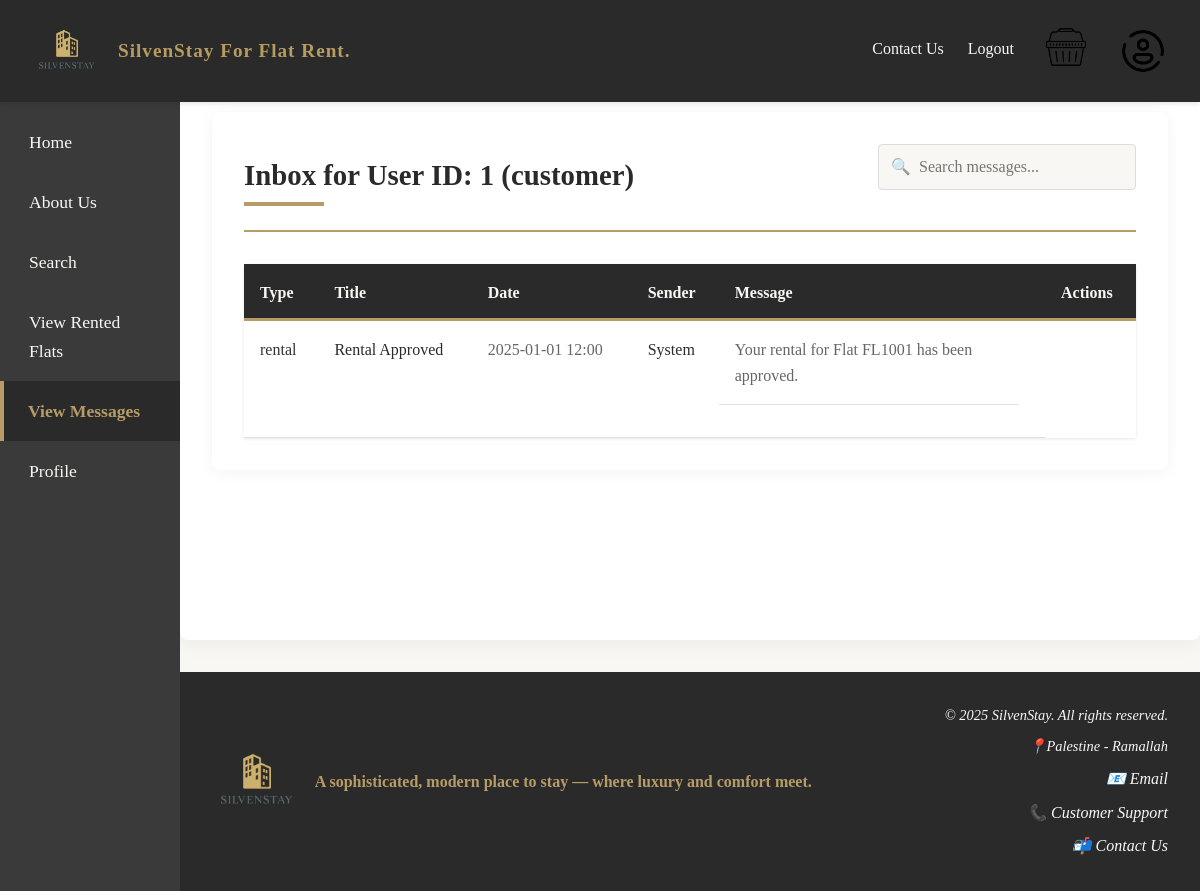
The app's page /messages.php (signed in), older data.
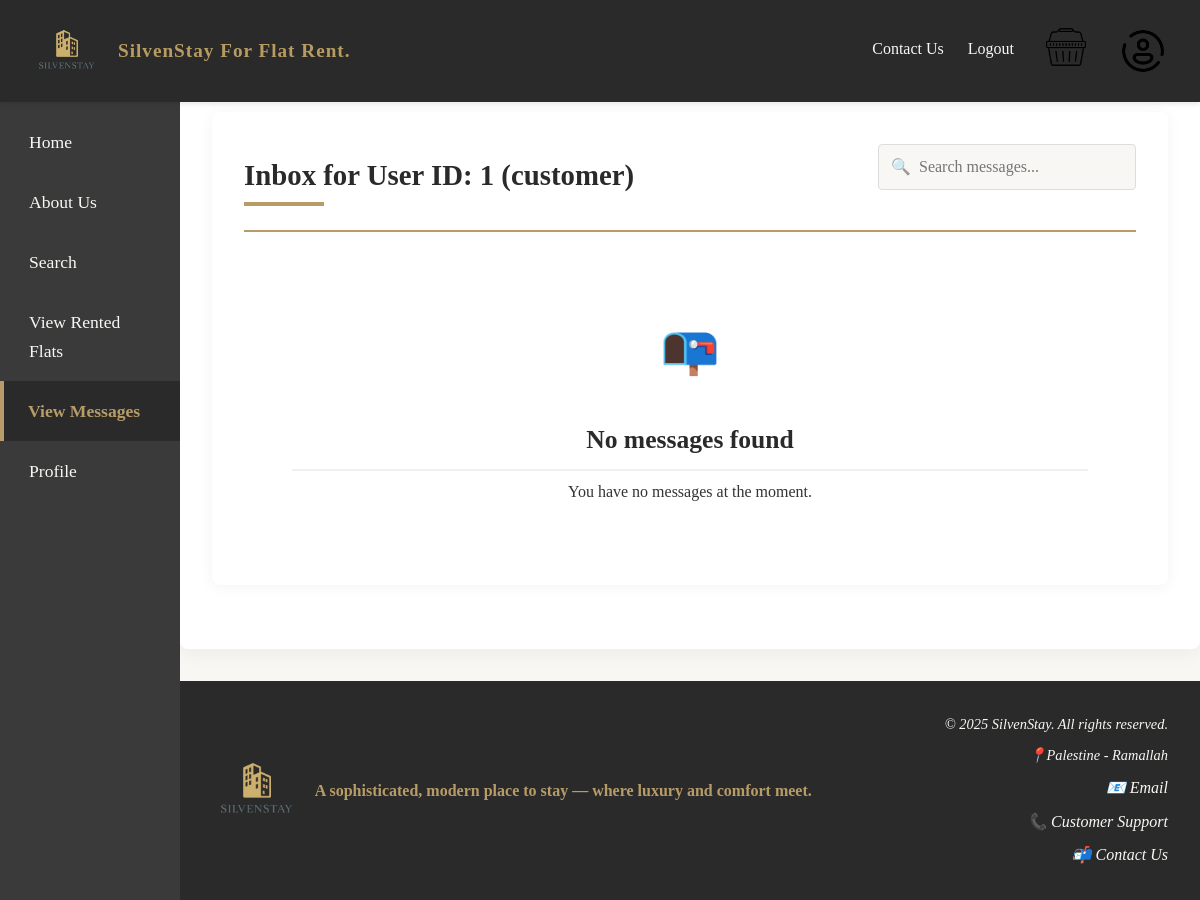
The same page, newer data.
### tables this page shows
CREATE TABLE messages
(
    message_id     INT AUTO_INCREMENT PRIMARY KEY,
    user_id        INT                                                 NOT NULL,
    title          VARCHAR(100)                                        NOT NULL,
    message_body   TEXT                                                NOT NULL,
    sender         VARCHAR(100)                                        NOT NULL,
    sent_date      DATETIME                                            NOT NULL,
    is_read        BOOLEAN                                                      DEFAULT FALSE,
    message_type   ENUM ('approval', 'appointment', 'rental', 'other') NOT NULL DEFAULT 'other',
    FOREIGN KEY (user_id) REFERENCES users (user_id),
    flat_id        INT                                                 NULL,
    appointment_id INT                                                 NULL,
    rental_id      INT                                                 NULL,
    FOREIGN KEY (flat_id) REFERENCES flats (flat_id),
    FOREIGN KEY (appointment_id) REFERENCES appointments (appointment_id),
    FOREIGN KEY (rental_id) REFERENCES rentals (rental_id)
);

### messages.php (the view, shortened to what this page needs)
<?php
$userId = $_SESSION['user_id'];
$userType = $_SESSION['user_type'];
$search = $_GET['search'] ?? '';
$errors = [];
try {
    $pdo = getPDOConnection();
    $sql = "SELECT m.*, f.reference_number, r.status AS rental_status, f.status AS flat_status
            FROM messages m
            LEFT JOIN flats f ON m.flat_id = f.flat_id
            LEFT JOIN rentals r ON m.rental_id = r.rental_id
            WHERE m.user_id = :user_id";
    $params = [':user_id' => $userId];
    if ($userType === 'customer') {
        $sql .= " AND m.message_type = 'rental'";
    } elseif ($userType === 'owner') {
        $sql .= " AND m.message_type IN ('rental', 'flat_approval')";
    } elseif ($userType === 'manager') {
        $sql .= " AND m.message_type = 'flat_approval'";
    }
    $sql .= " ORDER BY m.sent_date DESC";
    $stmt = $pdo->prepare($sql);
    $stmt->execute($params);
    $messages = $stmt->fetchAll(PDO::FETCH_ASSOC);
} catch (PDOException $e) {
    error_log("Database error: " . $e->getMessage());
    $errors[] = "Database error: " . htmlspecialchars($e->getMessage());
}
?>
<!DOCTYPE html>
<html lang="en">
<head>
    <link rel="stylesheet" href="styles.css">
</head>
<body>
<?php include 'header.php'; ?>
<?php include 'nav.php'; ?>
<section class="content-wrapper">
    <main class="site-main">
        <div class="messages-container">
            <div class="messages-header">
                <h2>Inbox for User ID: <?php echo htmlspecialchars($userId); ?>
                    (<?php echo htmlspecialchars($userType); ?>)</h2>
                <div class="messages-controls">
                    <form class="search-form" method="GET" action="">
                        <input
                                type="text"
                                name="search"
                                placeholder="Search messages..."
                                value="<?php echo htmlspecialchars($search); ?>"
                                autocomplete="off"
                        />
                    </form>
                </div>
            </div>
            <?php if (empty($messages)): ?>
                <div class="empty-messages">
                    <div class="empty-icon">📭</div>
                    <h3>No messages found</h3>
                    <p>You have no messages at the moment.</p>
                </div>
            <?php else: ?>
                <table class="messages-table">
                    <thead>
                    <tr>
                        <th class="sortable">Type</th>
                        <th class="sortable">Title</th>
                        <th class="sortable">Date</th>
                        <th class="sortable">Sender</th>
                        <th>Message</th>
                        <th>Actions</th>
                    </tr>
                    </thead>
                    <tbody>
                    <?php foreach ($messages as $msg): ?>
                        <tr class="<?php echo !$msg['is_read'] ? 'unread' : ''; ?>">
                            <td><?php echo htmlspecialchars($msg['message_type']); ?></td>
                            <td class="message-title">
                                <?php echo htmlspecialchars($msg['title']); ?>
                            </td>
                            <td class="message-date">
                                <?php echo date('Y-m-d H:i', strtotime($msg['sent_date'])); ?>
                            </td>
                            <td class="message-sender">
                                <?php echo htmlspecialchars($msg['sender']); ?>
                            </td>
                            <td class="message-preview">
                                <?php
                                $preview = strip_tags($msg['message_body']);
                                echo htmlspecialchars(mb_strimwidth($preview, 0, 120, '...'));
                                ?>
                            </td>
                            <td class="action-buttons">
                            </td>
                        </tr>
                    <?php endforeach; ?>
                    </tbody>
                </table>
            <?php endif; ?>
        </div>
    </main>
</section>
<?php include 'footer.php'; ?>
</body>
</html>

### header.php (shortened to what this page needs)
<?php
$user_role = isset($_SESSION['user_type']) ? strtolower($_SESSION['user_type']) :
    (isset($_SESSION['is_registered']) && $_SESSION['is_registered'] === true ? 'customer' : 'guest');
$header_links = [
    'guest' => [
        ['text' => 'Contact Us', 'href' => 'contact-us.php'],
        ['text' => 'Register', 'href' => 'Step1_Registration.php'],
        ['text' => 'Login', 'href' => 'login.php']
    ],
    'customer' => [
        ['text' => 'Contact Us', 'href' => 'contact-us.php'],
        ['text' => 'Logout', 'href' => 'logout.php']
    ],
    'owner' => [
        ['text' => 'Contact Us', 'href' => 'contact-us.php'],
        ['text' => 'Logout', 'href' => 'logout.php']
    ],
    'manager' => [
        ['text' => 'Logout', 'href' => 'logout.php']
    ]
];
?>
<header class="site-header">
    <section class="logo-section">
        <img src="images/logo.png" alt="SilvenStay Logo" class="logo">
        <h1>SilvenStay For Flat Rent.</h1>
    </section>
    <section class="header-links">
        <section class="auth-links">
            <?php foreach ($header_links[$user_role] as $link): ?>
                <a href="<?= $link['href']; ?>" class="auth-link"><?= $link['text']; ?></a>
            <?php endforeach; ?>
        </section>
        <?php if (isset($_SESSION['is_registered']) && $_SESSION['is_registered'] === true && $_SESSION['user_type'] === 'customer'): ?>
            <section class="basket-link">
                <a href="basket.php">
                    <img src="images/basket.png" alt="basket image" class="basket-image">
                </a>
            </section>
        <?php endif; ?>
        <?php if (isset($_SESSION['is_registered']) && $_SESSION['is_registered'] === true): ?>
            <section class="user-card">
                <form method="POST" class="profile-form">
                    <button type="submit" class="profile-icon-button">
                        <img src="images/profileIcon.png" alt="Profile Icon" class="profile-icon">
                    </button>
                </form>
            </section>
        <?php endif; ?>
    </section>
</header>

### nav.php (shortened to what this page needs)
<?php
$current_page = basename($_SERVER['PHP_SELF']);
$user_role = isset($_SESSION['user_type']) ? strtolower($_SESSION['user_type']) : 'guest';
$nav_links = [
    'guest' => [
        ['text' => 'Home', 'href' => 'main.php'],
        ['text' => 'About Us', 'href' => 'aboutUs.php'],
        ['text' => 'Flat Search', 'href' => 'flatSearch.php'],
        ['text' => 'Contact Us', 'href' => 'contact-us.php']
    ],
    'customer' => [
        ['text' => 'Home', 'href' => 'main.php'],
        ['text' => 'About Us', 'href' => 'aboutUs.php'],
        ['text' => 'Search', 'href' => 'flatSearch.php'],
        ['text' => 'View Rented Flats', 'href' => 'viewRentedFlat.php'],
        ['text' => 'View Messages', 'href' => 'messages.php'],
        ['text' => 'Profile', 'href' => 'profile.php']
    ],
    'owner' => [
        ['text' => 'Home', 'href' => 'main.php'],
        ['text' => 'About Us', 'href' => 'aboutUs.php'],
        ['text' => 'My Flats', 'href' => 'myFlats.php'],
        ['text' => 'Offer Flat for Rent', 'href' => 'offerFlat.php'],
        ['text' => 'View Messages', 'href' => 'messages.php'],
        ['text' => 'Profile', 'href' => 'profile.php']
    ],
    'manager' => [
        ['text' => 'Home', 'href' => 'main.php'],
        ['text' => 'About Us', 'href' => 'aboutUs.php'],
        ['text' => 'Flats Inquire', 'href' => 'flatsInquire.php'],
        ['text' => 'View Messages', 'href' => 'messages.php'],
        ['text' => 'Profile', 'href' => 'profile.php']
    ]
];
?>
<nav class="site-nav">
    <ul>
        <?php foreach ($nav_links[$user_role] as $link): ?>
            <li>
                <a href="<?= $link['href']; ?>" class="<?= $current_page === $link['href'] ? 'active' : ''; ?>">
                    <?= $link['text']; ?>
                </a>
            </li>
        <?php endforeach; ?>
    </ul>
</nav>

### footer.php
<footer class="site-footer">
    <section class="footer-content">
        <section class="footer-logo">
            <img src="images/logo.png" alt="SilvenStay Logo">
            <span>A sophisticated, modern place to stay — where luxury and comfort meet.</span>
        </section>
        <address class="footer-info">
            <p>© 2025 SilvenStay. All rights reserved.</p>
            <p>📍Palestine - Ramallah</p>
            <p><a href="mailto:nabilayman021@gmail.com">📧 Email</a></p>
            <p><a href="tel:+972594276335">📞 Customer Support</a></p>
            <a href="contact-us.php" class="contact-link">📬 Contact Us</a>
        </address>
    </section>
</footer>

Row changes from the older to the newer data that the page shows:
removed messages: message_type "rental", title "Rental Approved", sent_date "2025-01-01 12:00", sender "System", message_body "Your rental for Flat FL1001 has been approved."
Text that changed along with them:
text no longer shown: "Type Title Date Sender Message Actions"
text now shown: "📭 No messages found You have no messages at the moment."
